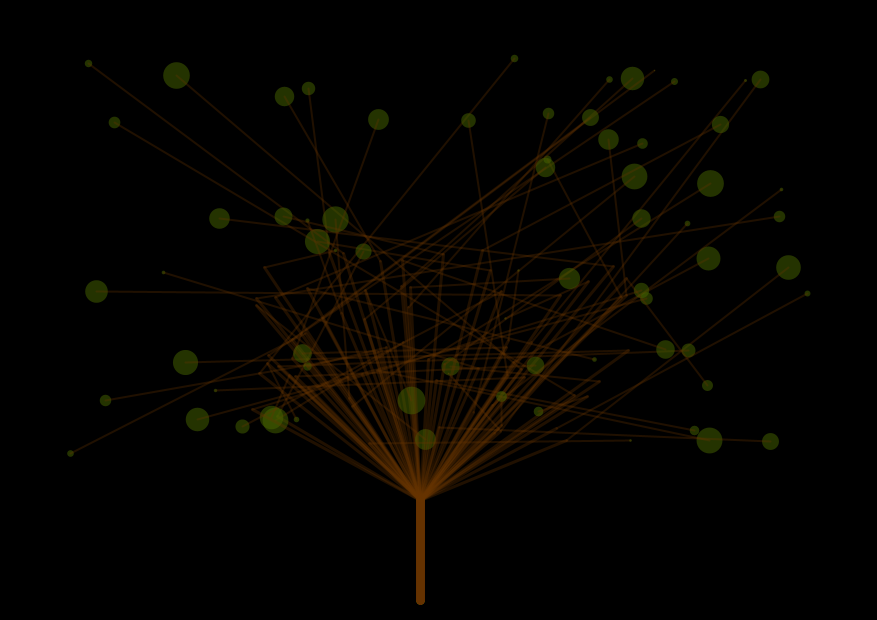
Frame 1 (no input)
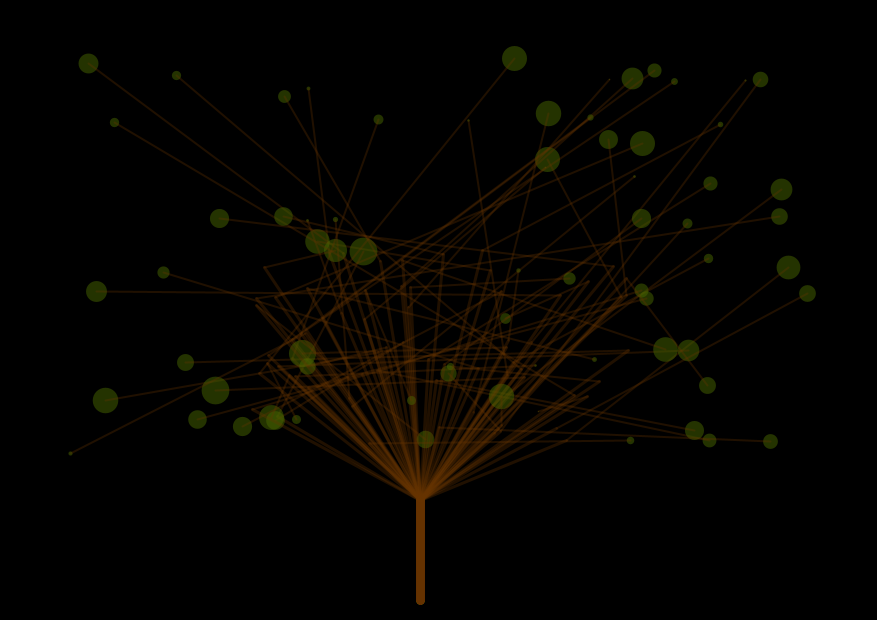
Frame 60 (the mouse pressed at the canvas centre just before this capture)
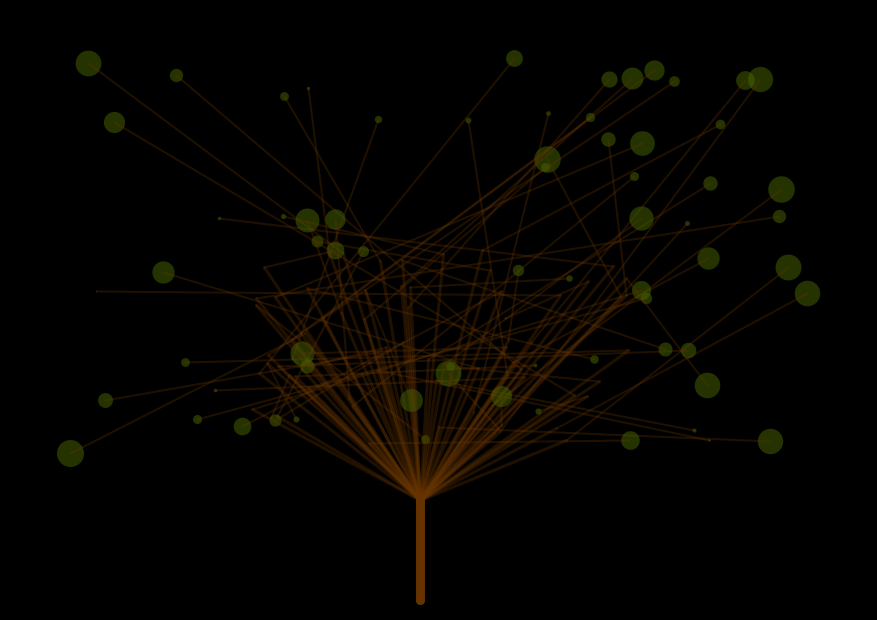
Frame 120 (the mouse held since frame 60 and released just before this capture)

The Processing sketch that drew these frames (run headless with seeded random() and noise(); from frame 60 on, the mouse is pressed at the canvas centre):

// Processing sketch: processing_27885
// ── processing_27885.pde

float[] xtag=new float[150];
float[] ytag=new float[150];
float[] xtree=new float[150];
float[] ytree=new float[150];

void setup(){
 size(877,620);
  smooth(); 
  
  for(int lop=0; lop<70;lop++){
    xtag[lop]=random(50,820);
    ytag[lop]=random(50,470);
     
    xtree[lop]=random(250,640);
    ytree[lop]=random(250,450);
  }
}

void draw(){
  background(0);
 for(int lop=0;lop<70;lop++) {
    strokeWeight(random(1,28));
    //strokeWeight(28);
    //stroke(70,random(255),0,80);
    stroke(70,100,0,130);

    line(xtag[lop],ytag[lop],xtag[lop],ytag[lop]);

    strokeWeight(2);
    stroke(102,51,0,80);
    line(xtag[lop],ytag[lop],xtree[lop],ytree[lop]);
    strokeWeight(3);
    line(xtree[lop],ytree[lop],420,500);
    strokeWeight(8);
    line(420,500,420,600);
 } 
  
  
}
